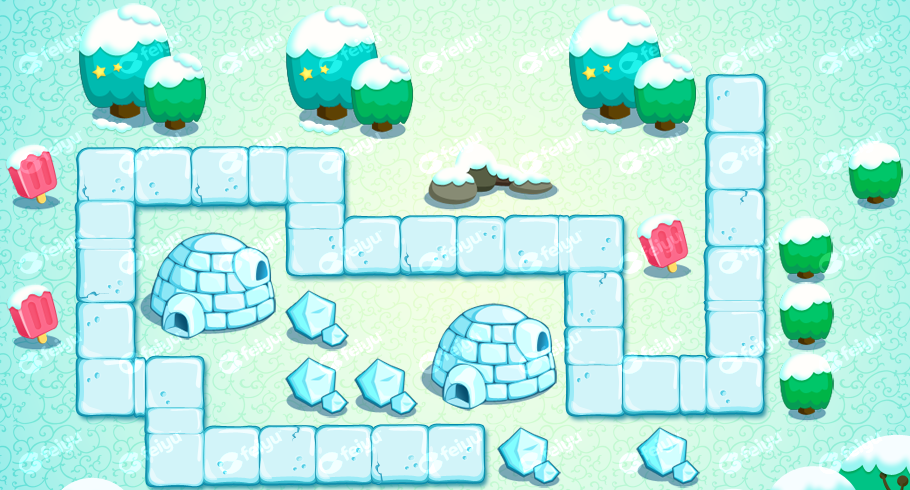

Rendered tile map (Tiled .tmx) drawn with the repository's tilesets; below, a short description and the map source with its tile grids summarised:
An orthogonal 13x7 tile map with 70x70 px tiles, 1 tile layer (bg) and 33 objects (5x S2, 4x S1, 3x S3, 3x B2, 2x B1, ...).

<map version="1.0" orientation="orthogonal" renderorder="left-down" width="13" height="7" tilewidth="70" tileheight="70" nextobjectid="44">
 <tileset firstgid="1" name="2" tilewidth="70" tileheight="70" tilecount="91">
  <image source="2.png" width="910" height="490" />
 </tileset>
 <layer name="bg" width="13" height="7">
  <data>[91 cells, 91 non-empty, 91 distinct tile ids]</data>
 </layer>
 <objectgroup name="road">
  <object id="20" x="420" y="490" />
  <object id="21" x="140" y="490" />
  <object id="22" x="140" y="420" />
  <object id="23" x="70" y="420" />
  <object id="24" x="71" y="210" />
  <object id="25" x="280" y="210" />
  <object id="26" x="280" y="280" />
  <object id="27" x="560" y="280" />
  <object id="28" x="560" y="420" />
  <object id="29" x="700" y="420" />
  <object id="30" x="699" y="140" />
 </objectgroup>
 <objectgroup name="small">
  <object id="3" name="S2" x="490" y="490" />
  <object id="4" name="S2" x="630" y="490" />
  <object id="5" name="S2" x="280" y="420" />
  <object id="6" name="S2" x="350" y="420" />
  <object id="7" name="S2" x="280" y="350" />
  <object id="8" name="S3" x="0" y="350" />
  <object id="9" name="S3" x="0" y="210" />
  <object id="10" name="S3" x="630" y="280" />
  <object id="11" name="S1" x="840" y="210" />
  <object id="12" name="S1" x="770" y="280" />
  <object id="13" name="S1" x="770" y="350" />
  <object id="14" name="S1" x="770" y="420" />
 </objectgroup>
 <objectgroup name="little">
  <object id="19" name="L2" x="490" y="210" />
 </objectgroup>
 <objectgroup name="big" visible="0">
  <object id="31" name="B2" x="140" y="70" />
  <object id="32" name="B2" x="350" y="70" />
  <object id="33" name="B2" x="630" y="70" />
  <object id="34" name="B1" x="490" y="350" />
  <object id="35" name="B1" x="210" y="280" />
 </objectgroup>
 <objectgroup name="start_end" visible="0">
  <object id="36" x="420" y="490" />
  <object id="37" x="700" y="140" />
 </objectgroup>
 <objectgroup name="invalid" visible="0">
  <object id="42" x="770" y="490" />
  <object id="43" x="840" y="490" />
 </objectgroup>
</map>